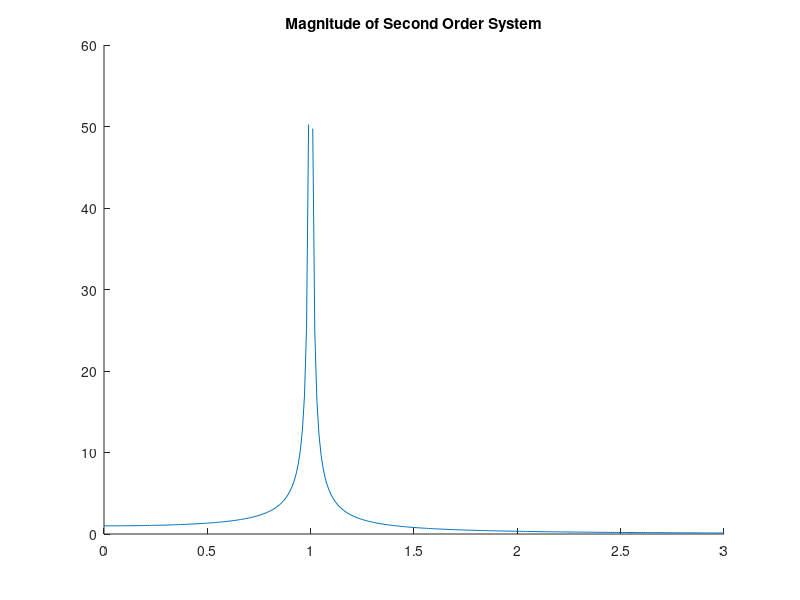

Write the MATLAB code that produced this figure. (Note: this script raises an error after producing the figure.)
% Risposta in frequenza - Strumento secondo ordine
clear all 
close all 
clc

zita = 0:0.2:1;
x = 0:0.01:3;

j=1;
z=1;

for z=1:length(zita)
    for j=1:length(x)
        y(j,z)=-1/((1-(x(j))^2)+2*i*zita(z)*x(j));
        M(j,z)=abs(y(j,z));
        phi(j,z)=angle(y(j,z));
    end
end

for z=1:length(zita)
    figure(1)
    hold on

    txt = ['\zeta = ',num2str(z/5-0.2)]; %num2str Convert numbers to character representation
    plot(x,M(:,z),'DisplayName',txt)

    title('Magnitude of Second Order System')
    subtitle('\omega/\omega_n=1')
    xlabel('\omega')
    ylabel('x_o/x_i')

    axis([0 2.5 0 6]) %set limit to axis range

    legend
    
    figure(2)
    hold on

    txt = ['\zeta = ',num2str(z/5-0.2)]; %num2str Convert numbers to character representation
    plot(x,phi(:,z),'DisplayName',txt)

    title('Phase of Second Order System')
    subtitle('\omega/\omega_n=1')
    xlabel('\omega')
    ylabel('\phi')

    yticks([0 pi/2 pi])
    yticklabels({'0','\pi/2','\pi'})

    axis([0 2.5 0 pi]) %set limit to axis range
    
    legend
end

clc
clear all

wn = 1:0.2:2;
x = 0:0.01:3;

j=1;
z=1;

for z=1:length(wn)
    for j=1:length(x)
        y(j,z)=-1/((1-((x(j)/wn(z))^2)+2*i*0.5*(x(j)/wn(z))));
        M(j,z)=abs(y(j,z));
        phi(j,z)=angle(y(j,z));
    end
end

for z=1:length(wn)
    figure(3)
    hold on

    txt = ['\omega/\omega_n = ',num2str(1+z/5-0.2)]; %num2str Convert numbers to character representation
    plot(x,M(:,z),'DisplayName',txt)

    title('Magnitude of Second Order System')
    subtitle('\zeta=0.5')
    xlabel('\omega')
    ylabel('x_o/x_i')

    axis([0 2.5 0 1.5]) %set limit to axis range

    legend
    
    figure(4)
    hold on

    txt = ['\omega/\omega_n = ',num2str(1+z/5-0.2)]; %num2str Convert numbers to character representation
    plot(x,phi(:,z),'DisplayName',txt)

    title('Phase of Second Order System')
    subtitle('\zeta=0.5')
    xlabel('\omega')
    ylabel('\phi')

    yticks([0 pi/2 pi])
    yticklabels({'0','\pi/2','\pi'})

    axis([0 2.5 0 pi]) %set limit to axis range
    
    legend
end

     

